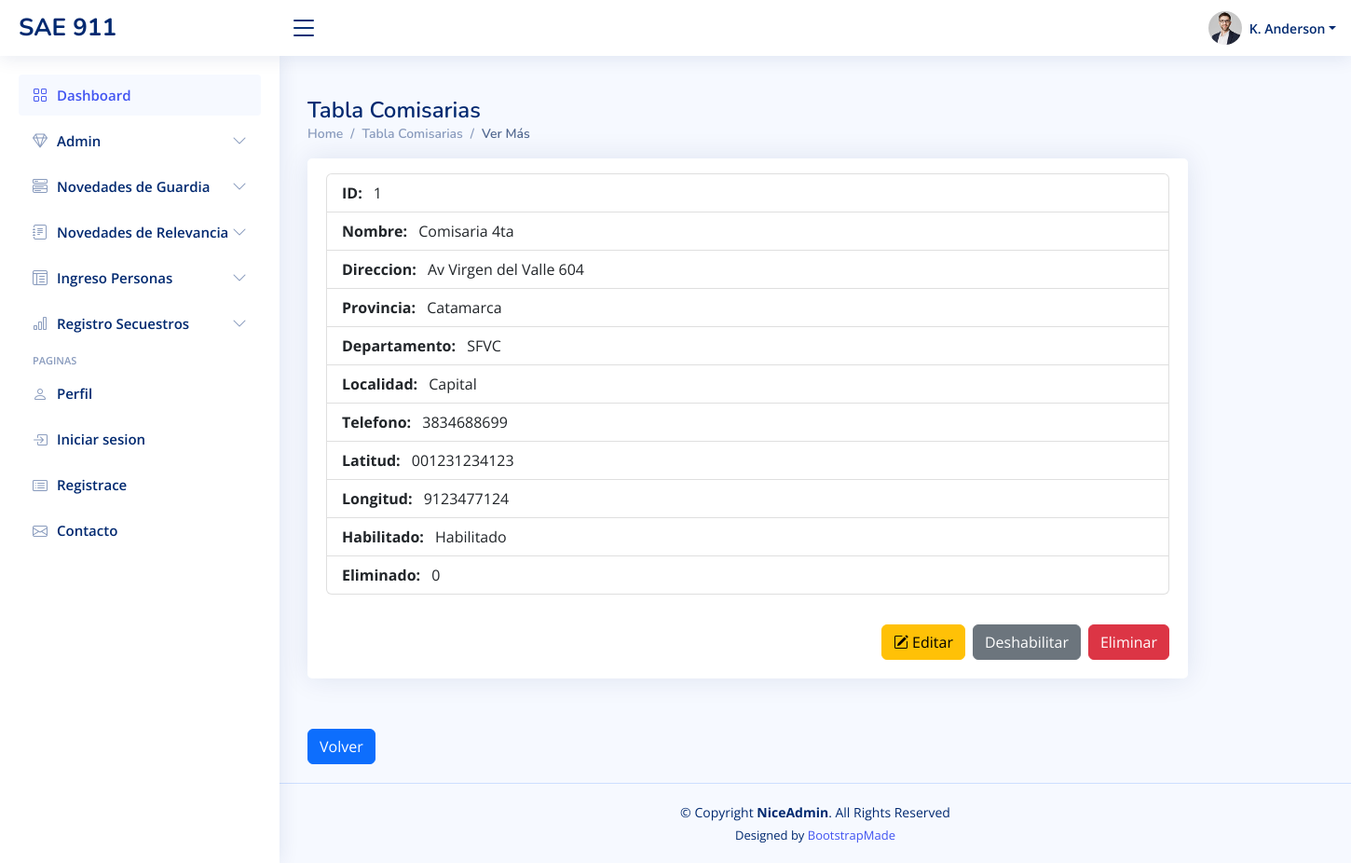
/verMas-comisarias.php?id=1, run on the app's committed database.
### tables this page shows
CREATE TABLE `comisarias` (
  `idComisaria` int NOT NULL,
  `nombre` varchar(50) NOT NULL,
  `direccion` varchar(50) NOT NULL,
  `provincia` varchar(50) NOT NULL,
  `departamento` varchar(50) NOT NULL,
  `localidad` varchar(50) NOT NULL,
  `telefono` varchar(50) NOT NULL,
  `latitud` varchar(50) NOT NULL,
  `longitud` varchar(50) NOT NULL,
  `habilitado` tinyint(1) NOT NULL,
  `eliminado` tinyint(1) NOT NULL DEFAULT '0'
);

### verMas-comisarias.php (the view, shortened to what this page needs)
<?php
    include('conexion.php');
    $idComisaria=$_GET['id'];
    $consulta="SELECT * FROM comisarias WHERE idComisaria='$idComisaria'";
    $resultado=mysqli_query($conexion,$consulta);
    if ($row = $resultado->fetch_assoc()) {
      $nombreComisaria=$row['nombre'];
      $direccionComisaria=$row['direccion'];
      $provinciaComisaria=$row['provincia'];
      $departamentoComisaria=$row['departamento'];
      $localidadComisaria=$row['localidad'];
      $telefonoComisaria=$row['telefono'];
      $latitudComisaria=$row['latitud'];
      $longitudComisaria=$row['longitud'];
      $habilitadoComisaria=$row['habilitado'];
      $eliminadoComisaria=$row['eliminado'];
  }
 ?>
<!DOCTYPE html>
<html lang="en">
<head>
  <link href="assets/vendor/bootstrap/css/bootstrap.min.css" rel="stylesheet">
  <link href="assets/vendor/bootstrap-icons/bootstrap-icons.css" rel="stylesheet">
  <link href="assets/vendor/boxicons/css/boxicons.min.css" rel="stylesheet">
  <link href="assets/vendor/quill/quill.snow.css" rel="stylesheet">
  <link href="assets/vendor/quill/quill.bubble.css" rel="stylesheet">
  <link href="assets/vendor/remixicon/remixicon.css" rel="stylesheet">
  <link href="assets/vendor/simple-datatables/style.css" rel="stylesheet">
  <link href="assets/css/style.css" rel="stylesheet">
</head>
<body>
  <header id="header" class="header fixed-top d-flex align-items-center">
    <div class="d-flex align-items-center justify-content-between">
      <a href="index.html" class="logo d-flex align-items-center">
        <span class="d-none d-lg-block">SAE 911</span>
      </a>
      <i class="bi bi-list toggle-sidebar-btn"></i>
    </div>
    <nav class="header-nav ms-auto">
      <ul class="d-flex align-items-center">
        <li class="nav-item dropdown pe-3">
          <a class="nav-link nav-profile d-flex align-items-center pe-0" href="#" data-bs-toggle="dropdown">
            <img src="assets/img/profile-img.jpg" alt="Profile" class="rounded-circle">
            <span class="d-none d-md-block dropdown-toggle ps-2">K. Anderson</span>
          </a>
        </li>
      </ul>
    </nav>
  </header>
  <aside id="sidebar" class="sidebar">
    <ul class="sidebar-nav" id="sidebar-nav">
      <li class="nav-item">
        <a class="nav-link " href="index.html">
          <i class="bi bi-grid"></i>
          <span>Dashboard</span>
        </a>
      </li>
      <li class="nav-item">
        <a class="nav-link collapsed" data-bs-target="#icons-nav" data-bs-toggle="collapse" href="#">
          <i class="bi bi-gem"></i><span>Admin</span><i class="bi bi-chevron-down ms-auto"></i>
        </a>
      </li>
      <li class="nav-item">
        <a class="nav-link collapsed" data-bs-target="#components-nav" data-bs-toggle="collapse" href="#">
          <i class="bi bi-menu-button-wide"></i><span>Novedades de Guardia</span><i class="bi bi-chevron-down ms-auto"></i>
        </a>
      </li>
      <li class="nav-item">
        <a class="nav-link collapsed" data-bs-target="#forms-nav" data-bs-toggle="collapse" href="#">
          <i class="bi bi-journal-text"></i><span>Novedades de Relevancia</span><i class="bi bi-chevron-down ms-auto"></i>
        </a>
      </li>
      <li class="nav-item">
        <a class="nav-link collapsed" data-bs-target="#tables-nav" data-bs-toggle="collapse" href="#">
          <i class="bi bi-layout-text-window-reverse"></i><span>Ingreso Personas</span><i class="bi bi-chevron-down ms-auto"></i>
        </a>
      </li>
      <li class="nav-item">
        <a class="nav-link collapsed" data-bs-target="#charts-nav" data-bs-toggle="collapse" href="#">
          <i class="bi bi-bar-chart"></i><span>Registro Secuestros</span><i class="bi bi-chevron-down ms-auto"></i>
        </a>
      </li>
      <li class="nav-heading">Paginas</li>
      <li class="nav-item">
        <a class="nav-link collapsed" href="users-profile.html">
          <i class="bi bi-person"></i>
          <span>Perfil</span>
        </a>
      </li>
      <li class="nav-item">
        <a class="nav-link collapsed" href="pages-login.html">
          <i class="bi bi-box-arrow-in-right"></i>
          <span>Iniciar sesion</span>
        </a>
      </li>
      <li class="nav-item">
        <a class="nav-link collapsed" href="pages-register.html">
          <i class="bi bi-card-list"></i>
          <span>Registrace</span>
        </a>
      </li>
      <li class="nav-item">
        <a class="nav-link collapsed" href="pages-contact.html">
          <i class="bi bi-envelope"></i>
          <span>Contacto</span>
        </a>
      </li>
    </ul>
  </aside>
  <main id="main" class="main container">
    <div class="pagetitle">
        <h1>Tabla Comisarias</h1>
        <nav>
          <ol class="breadcrumb">
            <li class="breadcrumb-item"><a href="index.html">Home</a></li>
            <li class="breadcrumb-item"><a href="tabla-comisaria.php">Tabla Comisarias</a></li>
            <li class="breadcrumb-item active">Ver Más</li>
          </ol>
        </nav>
    </div>
    <div class="card w-75 pt-3">
      <div class="card-body">
        <ul class="list-group mb-3">
            <li class="list-group-item fw-bold">ID: <span class="fw-normal ms-2"><?php echo $idComisaria; ?></span></li>
            <li class="list-group-item fw-bold">Nombre: <span class="fw-normal ms-2"><?php echo $nombreComisaria; ?></span></li>
            <li class="list-group-item fw-bold">Direccion: <span class="fw-normal ms-2"><?php echo $direccionComisaria; ?></span></li>
            <li class="list-group-item fw-bold">Provincia: <span class="fw-normal ms-2"><?php echo $provinciaComisaria; ?></span></li>
            <li class="list-group-item fw-bold">Departamento: <span class="fw-normal ms-2"><?php echo $departamentoComisaria; ?></span> </li>
            <li class="list-group-item fw-bold">Localidad: <span class="fw-normal ms-2"><?php echo $localidadComisaria; ?></span> </li>
            <li class="list-group-item fw-bold">Telefono: <span class="fw-normal ms-2"><?php echo $telefonoComisaria; ?></span> </li>
            <li class="list-group-item fw-bold">Latitud: <span class="fw-normal ms-2"><?php echo $latitudComisaria; ?></span></li>
            <li class="list-group-item fw-bold">Longitud: <span class="fw-normal ms-2"><?php echo $longitudComisaria; ?></span></li>
            <li class="list-group-item fw-bold">
              Habilitado: <span class="fw-normal ms-2"><?php if($habilitadoComisaria == 1){echo "Habilitado";}else{echo "Deshabilitado";} ?></span>
            </li>
            <li class="list-group-item fw-bold">Eliminado: <span class="fw-normal ms-2"><?php echo $eliminadoComisaria; ?></span></li>
        </ul>
         <button type="button" class="btn btn-danger float-end mt-3 ms-2" data-bs-toggle="modal" data-bs-target="#modalEliminar" value="eliminarRegistro">
          Eliminar
          </button>
          <button type="button" class="btn btn-secondary float-end mt-3 ms-2" data-bs-toggle="modal" data-bs-target="#modalDeshabilitar">
            Deshabilitar
          </button>
          <button type="button" class="btn btn-warning float-end mt-3" data-bs-toggle="modal" data-bs-target="#staticBackdrop">
            <i class="bi bi-pencil-square"></i>
            Editar
          </button>
      </div>
    </div>
    <br>
    <div class="d-flex justify-content-between">
      <a class="btn btn-primary " href="tabla-comisaria.php">Volver</a>
    </div>
  </main>
  <footer id="footer" class="footer">
    <div class="copyright">
      &copy; Copyright <strong><span>NiceAdmin</span></strong>. All Rights Reserved
    </div>
    <div class="credits">
      Designed by <a href="https://bootstrapmade.com/">BootstrapMade</a>
    </div>
  </footer>
</body>
</html>

### assets/css/style.css (style rules this page uses)
:root { scroll-behavior: smooth; }
body { font-family: "Open Sans", sans-serif; background: #f6f9ff; color: #444444; }
a { color: #4154f1; text-decoration: none; }
h1, h2, h3, h4, h5, h6 { font-family: "Nunito", sans-serif; }
#main { margin-top: 60px; padding: 20px 30px; transition: all 0.3s; }
.pagetitle { margin-bottom: 10px; }
.pagetitle h1 { font-size: 24px; margin-bottom: 0; font-weight: 600; color: #012970; }
.card { margin-bottom: 30px; border: none; border-radius: 5px; box-shadow: 0px 0 30px rgba(1, 41, 112, 0.1); }
.card-body { padding: 0 20px 20px 20px; }
.breadcrumb { font-size: 14px; font-family: "Nunito", sans-serif; color: #899bbd; font-weight: 600; }
.breadcrumb a { color: #899bbd; transition: 0.3s; }
.breadcrumb .breadcrumb-item::before { color: #899bbd; }
.breadcrumb .active { color: #51678f; font-weight: 600; }
.logo { line-height: 1; }
@media (min-width: 1200px) { .logo { width: 280px; } }
.logo span { font-size: 26px; font-weight: 700; color: #012970; font-family: "Nunito", sans-serif; }
.header { transition: all 0.5s; z-index: 997; height: 60px; box-shadow: 0px 2px 20px rgba(1, 41, 112, 0.1); background-color: #fff; padding-left: 20px; }
.header .toggle-sidebar-btn { font-size: 32px; padding-left: 10px; cursor: pointer; color: #012970; }
.header-nav ul { list-style: none; }
.header-nav>ul { margin: 0; padding: 0; }
.header-nav .nav-profile { color: #012970; }
.header-nav .nav-profile img { max-height: 36px; }
.header-nav .nav-profile span { font-size: 14px; font-weight: 600; }
.sidebar { position: fixed; top: 60px; left: 0; bottom: 0; width: 300px; z-index: 996; transition: all 0.3s; padding: 20px; overflow-y: auto; scrollbar-width: thin; scrollbar-color: #aab7cf transparent; box-shadow: 0px 0px 20px rgba(1, 41, 112, 0.1); background-color: #fff; }
@media (min-width: 1200px) { #main, #footer { margin-left: 300px; } }
.sidebar-nav { padding: 0; margin: 0; list-style: none; }
.sidebar-nav li { padding: 0; margin: 0; list-style: none; }
.sidebar-nav .nav-item { margin-bottom: 5px; }
.sidebar-nav .nav-heading { font-size: 11px; text-transform: uppercase; color: #899bbd; font-weight: 600; margin: 10px 0 5px 15px; }
.sidebar-nav .nav-link { display: flex; align-items: center; font-size: 15px; font-weight: 600; color: #4154f1; transition: 0.3; background: #f6f9ff; padding: 10px 15px; border-radius: 4px; }
.sidebar-nav .nav-link i { font-size: 16px; margin-right: 10px; color: #4154f1; }
.sidebar-nav .nav-link.collapsed { color: #012970; background: #fff; }
.sidebar-nav .nav-link.collapsed i { color: #899bbd; }
.sidebar-nav .nav-link .bi-chevron-down { margin-right: 0; transition: transform 0.2s ease-in-out; }
.footer { padding: 20px 0; font-size: 14px; transition: all 0.3s; border-top: 1px solid #cddfff; }
.footer .copyright { text-align: center; color: #012970; }
.footer .credits { padding-top: 5px; text-align: center; font-size: 13px; color: #012970; }

### data on the page
comisarias: nombre "Comisaria 4ta", direccion "Av Virgen del Valle 604", provincia "Catamarca", departamento "SFVC", localidad "Capital", telefono "3834688699", latitud "001231234123", longitud "9123477124", eliminado "0"

### other printed values
$idComisaria "1"
